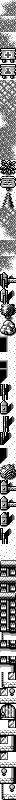

Rendered tile map (Tiled .tmx) drawn with the repository's tilesets; below, a short description and the full map source, tile grids included:
An orthogonal 2x100 tile map with 8x8 px tiles, 1 tile layer (metatiles), 2 tilesets.

<map height="100" orientation="orthogonal" renderorder="right-down" tileheight="8" tilewidth="8" width="2">
	<tileset firstgid="1" tilewidth="8" tileheight="8">
		<image source="../../../gfx/tilesets/gfx_019_49e0.png" />
	</tileset>
	<tileset firstgid="96" tilewidth="8" tileheight="8">
		<image source="../../../gfx/tilesets/gfx_019_4fc0.png" />
	</tileset>
	<layer height="100" id="1" name="metatiles" width="2">
		<data encoding="csv">
2, 4,
3, 5,
6, 8,
7, 5,
9, 10,
7, 11,
12, 14,
13, 15,
16, 18,
17, 19,
20, 21,
21, 20,
20, 22,
7, 21,
23, 22,
24, 5,
25, 22,
7, 5,
25, 26,
7, 27,
28, 30,
29, 31,
32, 34,
33, 35,
36, 38,
37, 39,
25, 21,
20, 5,
40, 22,
41, 42,
25, 22,
43, 44,
25, 46,
45, 47,
48, 50,
49, 51,
52, 54,
53, 55,
56, 58,
57, 59,
60, 62,
61, 63,
64, 66,
65, 67,
68, 66,
64, 67,
64, 66,
69, 67,
70, 72,
71, 73,
74, 76,
75, 77,
78, 80,
79, 81,
82, 72,
83, 73,
65, 66,
69, 67,
84, 86,
85, 87,
88, 89,
75, 51,
74, 50,
75, 51,
90, 91,
75, 92,
93, 72,
71, 73,
68, 66,
94, 67,
96, 98,
97, 99,
98, 98,
97, 99,
98, 100,
97, 99,
101, 103,
102, 104,
105, 107,
106, 108,
105, 107,
109, 108,
105, 107,
109, 110,
111, 113,
112, 114,
115, 116,
114, 114,
117, 119,
118, 120,
121, 113,
114, 114,
115, 122,
114, 123,
115, 121,
114, 114,
116, 122,
114, 123,
111, 116,
112, 114</data>
	</layer>
</map>
